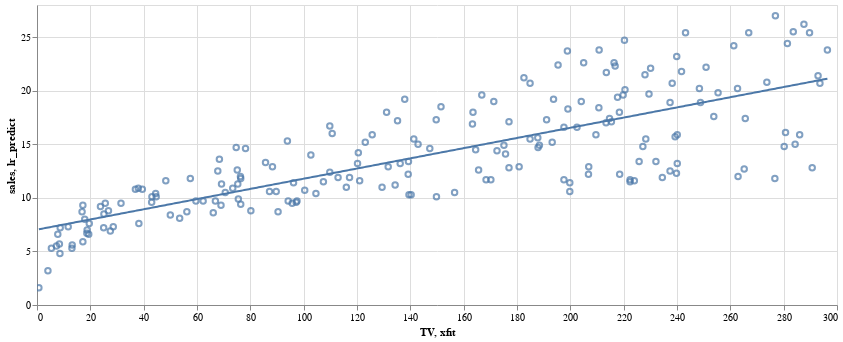

Notebook cell for this chart:
### Code cell
points = alt.Chart(advertising).mark_point().encode(
  x='TV',
  y='sales',
).properties(
  width=800
)

lines = alt.Chart(predictions).mark_line().encode(
  x='xfit',
  y='lr_predict',
).properties(
  width=800
).interactive(bind_y=False)

points + lines

### Figure 1 — Vega-Lite specification as saved in the notebook (floating-point values rounded to 4 significant figures; data arrays with more than 128 entries replaced by an {"elided": "..."} marker saying what was removed)
{"$schema": "https://vega.github.io/schema/vega-lite/v3.4.0.json", "config": {"mark": {"tooltip": null}, "view": {"height": 300, "width": 400}}, "datasets": {"data-1526d6976bd288cf311efed38a6b53c3": {"elided": "200 records"}, "data-34e7e843ad0074e61184193b436bd1c3": {"elided": "500 records"}}, "layer": [{"data": {"name": "data-1526d6976bd288cf311efed38a6b53c3"}, "encoding": {"x": {"field": "TV", "type": "quantitative"}, "y": {"field": "sales", "type": "quantitative"}}, "mark": "point", "width": 800}, {"data": {"name": "data-34e7e843ad0074e61184193b436bd1c3"}, "encoding": {"x": {"field": "xfit", "type": "quantitative"}, "y": {"field": "lr_predict", "type": "quantitative"}}, "mark": "line", "selection": {"selector003": {"bind": "scales", "encodings": ["x"], "type": "interval"}}, "width": 800}]}
